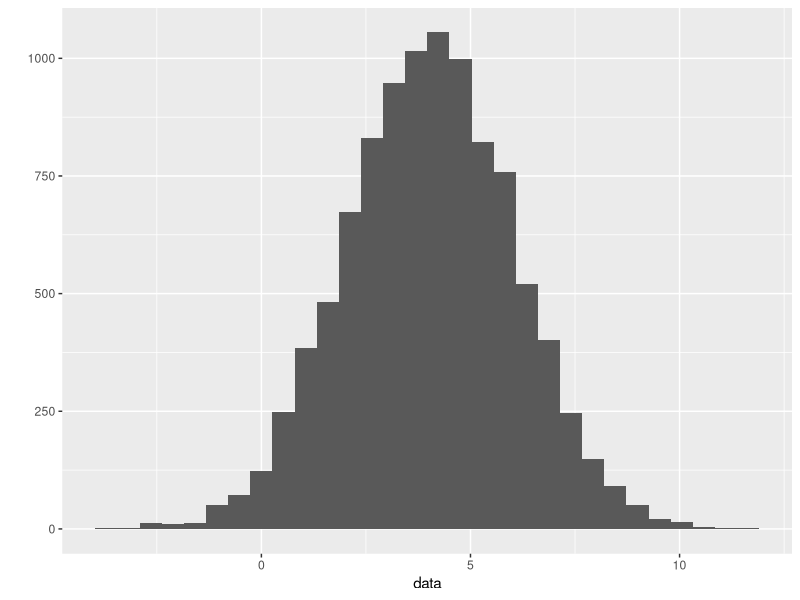
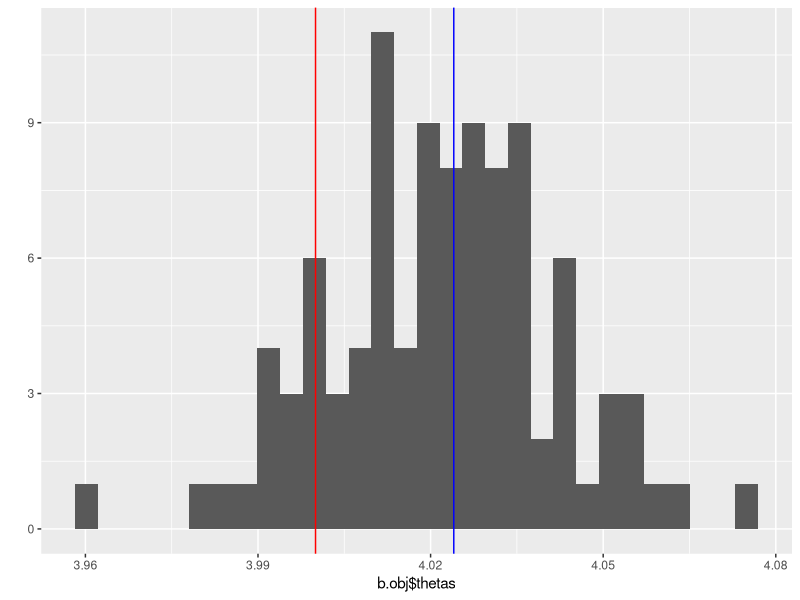
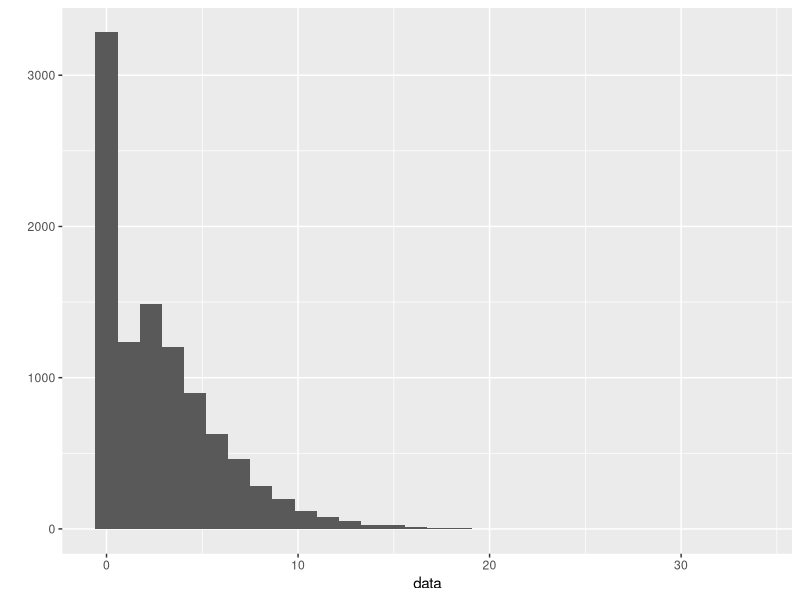
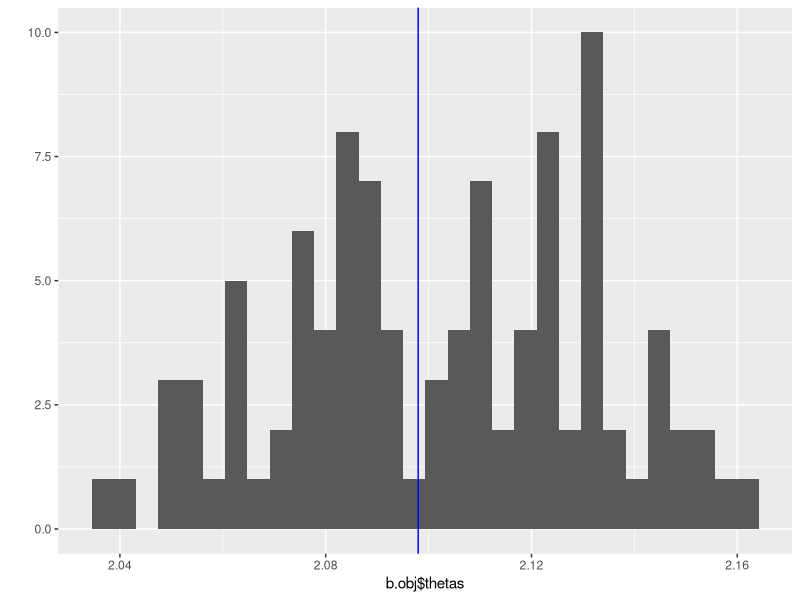

R code for these plots, in order:
rm(list = ls())
library(ggplot2)
set.seed(1986)

b.theta <- function(data, B, s = mean) {
  bootstrap_samples <- lapply(1:B, function(i) sample(data, replace=T))
  thetas <- sapply(bootstrap_samples, s)
  std.err <- sd(thetas)
  list(bootstrap_samples = bootstrap_samples, thetas = thetas, std.err = std.err)   
}

n <- 10000
B <- 100

# Normal distribution 
mu <- 4
sigma <- 2
data <- rnorm(n, mean = mu, sd = sigma)
qplot(data) 

b.obj <- b.theta(data, B)
boot_std.err <- b.obj$std.err
theo_std.err <- sigma / sqrt(n)
print(paste(theo_std.err, " - ", boot_std.err, sep = ""))

qplot(b.obj$thetas) + geom_vline(xintercept = mean(data), col='blue') +
  geom_vline(xintercept = mu, col='red')


# More complex distribution
occurence <- rbinom(n, 1, prob = 0.7) 
intensity <- rgamma(n, shape = 2, scale = 2)
data <- occurence*intensity
qplot(data) 

b.obj <- b.theta(data, B, median)
boot_std.err <- b.obj$std.err
print(boot_std.err)

qplot(b.obj$thetas) + geom_vline(xintercept = median(data), col='blue')
